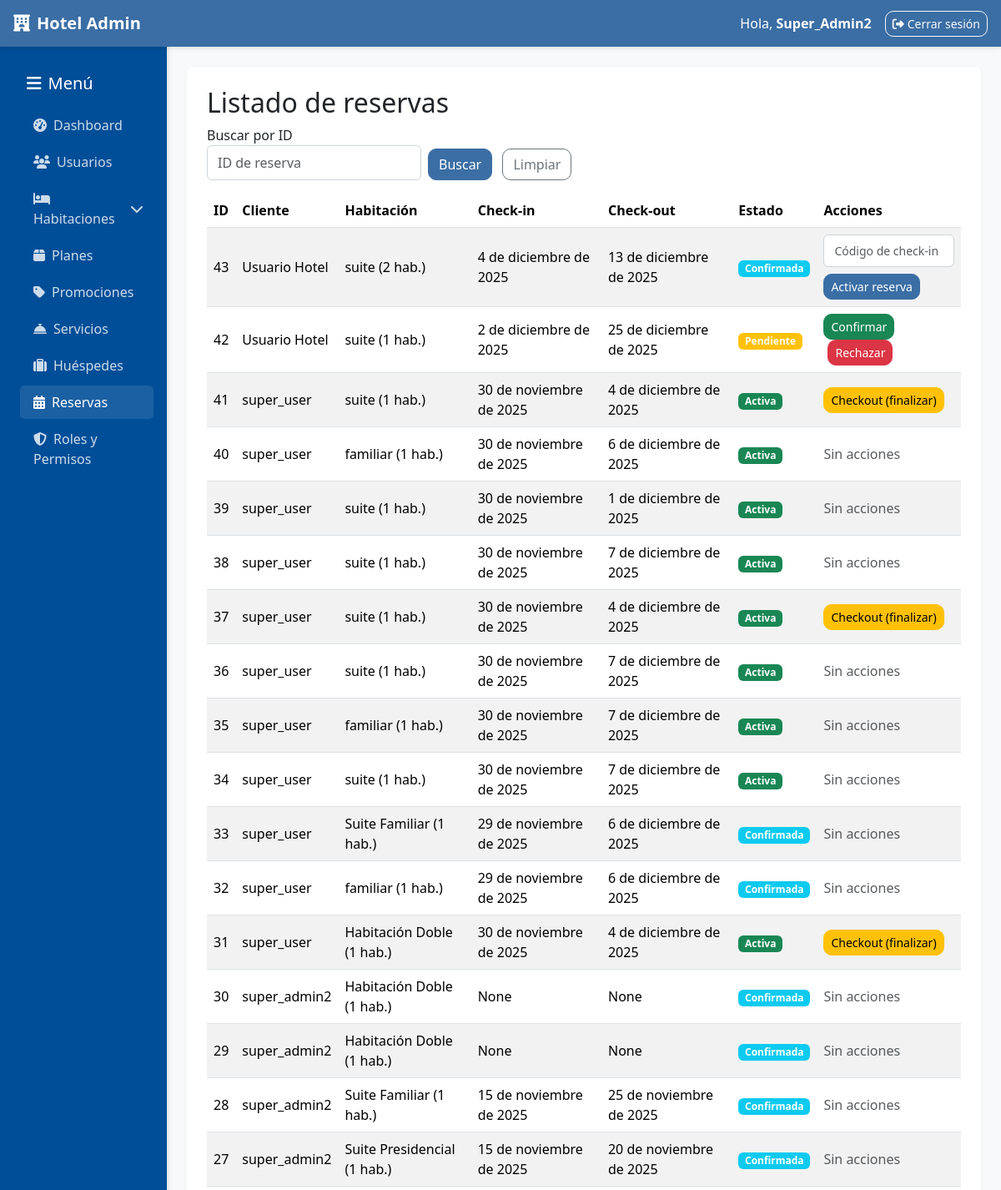
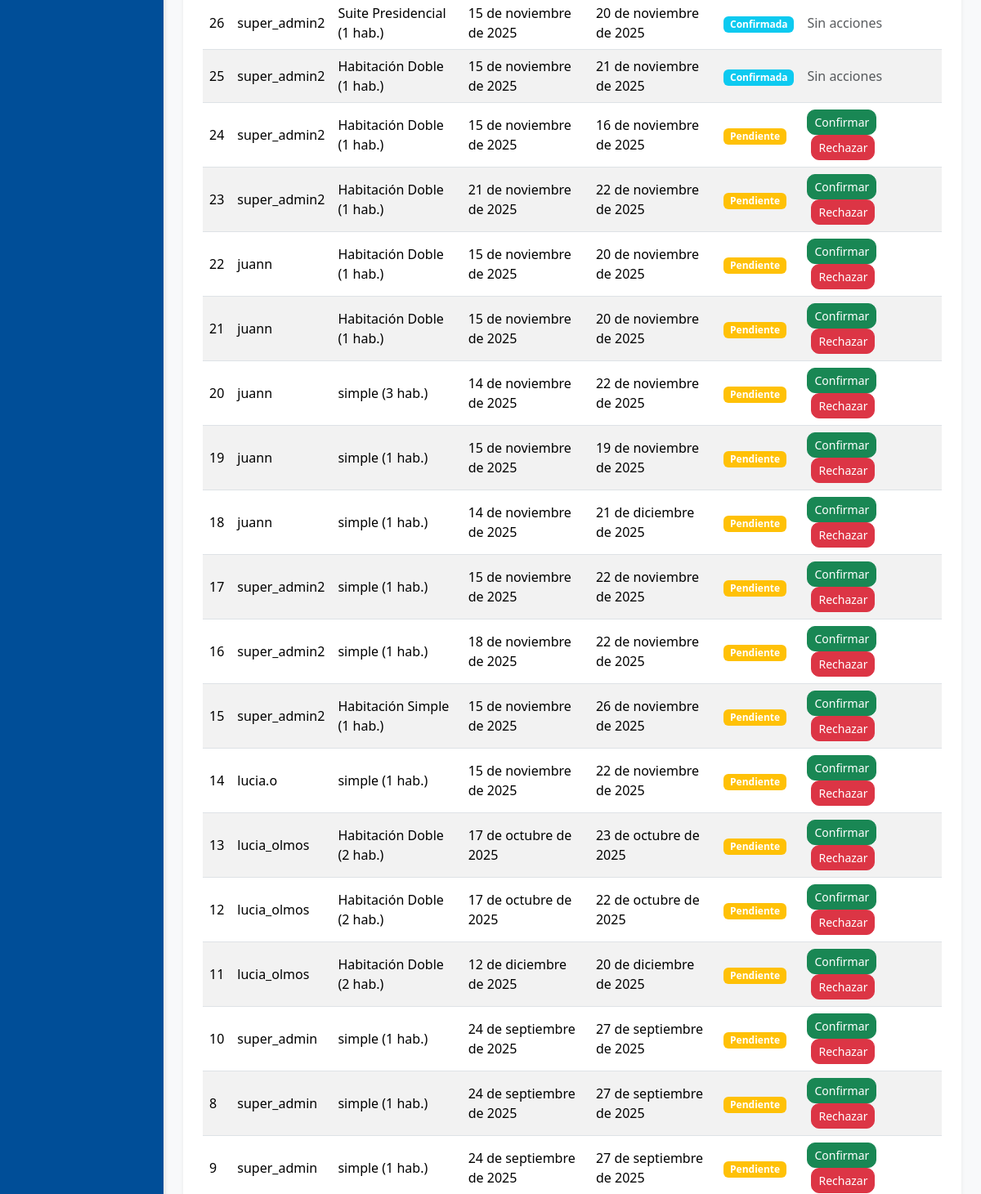
The app's page /administracion/ver-reservas/ (signed in, upper part), older data (2 pictures, top to bottom).
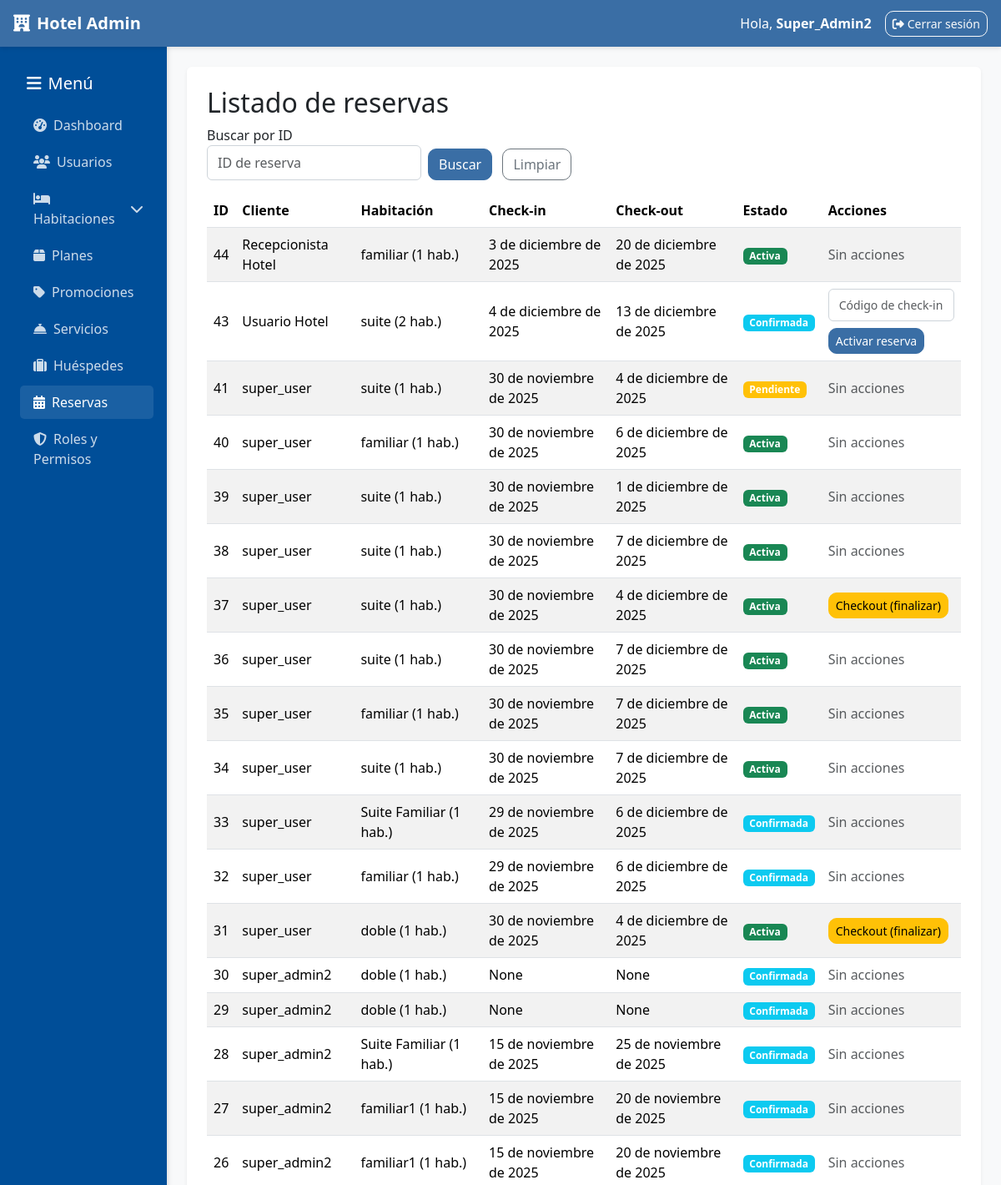
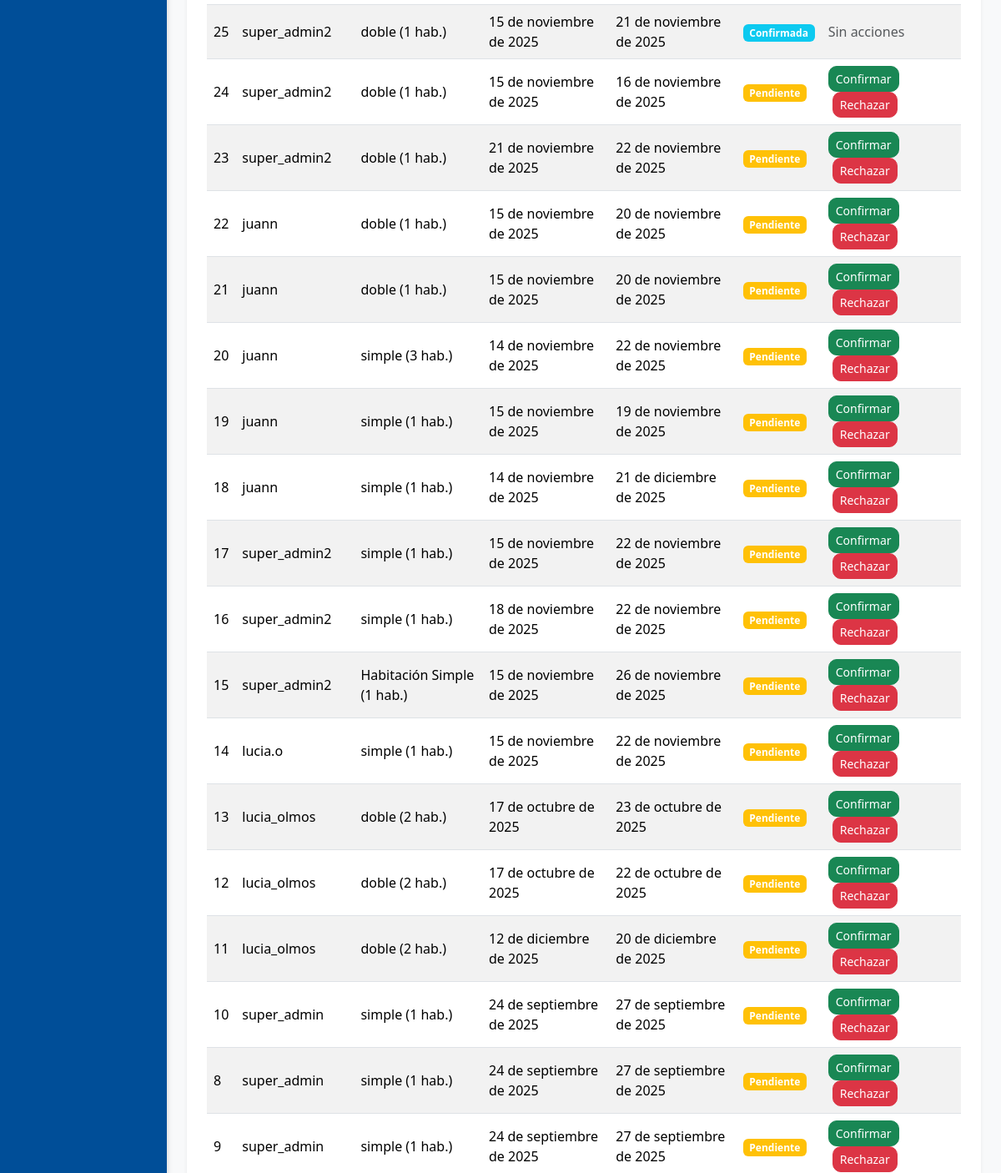
The same page, newer data (2 pictures, top to bottom).
### reservas/models.py (models this page shows, shortened)
class Reserva(models.Model):
    ESTADOS_RESERVA = [
        ('pendiente', 'Pendiente'),
        ('confirmada', 'Confirmada'),
        ('activa', 'Activa'),
        ('completada', 'Completada'),
        ('cancelada', 'Cancelada'),
    ]
    METODOS_PAGO = [
        ('efectivo', 'Efectivo'),
        ('debito', 'Débito'),
        ('credito', 'Crédito'),
        ('mercadopago', 'MercadoPago'),
        ('paypal', 'PayPal'),
        ('crypto', 'Criptomonedas'),
        ('transferencia', 'Transferencia Bancaria'),
    ]
    usuario = models.ForeignKey(User, on_delete=models.CASCADE)
    tipo_habitacion = models.ForeignKey(TipoHabitacion, on_delete=models.CASCADE, related_name='reservas')
    habitacion_asignada = models.ForeignKey(Habitacion, on_delete=models.SET_NULL, null=True, blank=True,
                                          help_text="Habitación específica asignada al hacer check-in")
    cantidad_habitaciones = models.PositiveIntegerField(default=1, help_text="Cantidad de habitaciones reservadas")
    servicios = models.ManyToManyField(Servicio, blank=True)
    plan = models.ForeignKey(Plan, on_delete=models.SET_NULL, null=True, blank=True)
    promocion = models.ForeignKey(Promocion, on_delete=models.SET_NULL, null=True, blank=True)
    fecha_reserva = models.DateTimeField(auto_now_add=True)
    estado = models.CharField(max_length=20, choices=ESTADOS_RESERVA, default='pendiente')
    metodo_pago = models.CharField(max_length=20, choices=METODOS_PAGO, blank=True, null=True)
    token = models.CharField(max_length=64, default=uuid.uuid4, editable=False, unique=True)
    codigo_checkin = models.CharField(max_length=10, null=True, blank=True, help_text="Código de seguridad para realizar el check-in")
    monto = models.DecimalField(max_digits=10, decimal_places=2, default=0)
    check_in = models.DateField(null=True, blank=True)
    check_out = models.DateField(null=True, blank=True)
    cantidad_huespedes = models.PositiveIntegerField(default=1)
    class Meta:
        ordering = ['-fecha_reserva']
        verbose_name = "Reserva"
        verbose_name_plural = "Reservas"

### habitaciones/models.py (models this page shows, shortened)
class TipoHabitacion(models.Model):
    nombre = models.CharField(max_length=100, unique=True)
    precio = models.DecimalField(max_digits=10, decimal_places=2)
    capacidad = models.PositiveIntegerField(default=1)
    stock_total = models.PositiveIntegerField(default=0, help_text="Cantidad total de habitaciones de este tipo")
    stock_disponible = models.PositiveIntegerField(default=0, help_text="Cantidad disponible para reservar")
    descripcion = models.TextField(blank=True, null=True)
    imagen = models.ImageField(upload_to='tipos_habitaciones/', blank=True, null=True)
    activo = models.BooleanField(default=True)
    class Meta:
        verbose_name = "Tipo de Habitación"
        verbose_name_plural = "Tipos de Habitaciones"

### administracion/views.py (the view)
# urls.py: path('ver-reservas/', views.ver_reservas, name='ver_reservas'),
@requiere_staff_y_permiso('reservas', 'ver')
def ver_reservas(request):
    reservas_qs = Reserva.objects.select_related('usuario', 'tipo_habitacion', 'habitacion_asignada', 'plan', 'promocion') \
                                 .prefetch_related('servicios') \
                                 .order_by('-fecha_reserva')
    query_id = (request.GET.get('id') or request.GET.get('q') or '').strip()
    if query_id:
        try:
            id_num = int(query_id)
            reservas_qs = reservas_qs.filter(id=id_num)
        except ValueError:
            messages.error(request, 'El ID debe ser un número entero.')
    hoy = timezone.now().date()
    return render(request, 'administracion/ver_reservas.html', {
        'reservas': reservas_qs,
        'hoy': hoy,
        'query_id': query_id,
    })

### administracion/permissions.py (called while the page is built, shortened)
def usuario_tiene_permiso(usuario, modulo, accion):
    if not usuario.is_authenticated:
        return False
    if usuario.is_superuser:
        return True
    if modulo == 'dashboard' and accion == 'ver' and usuario.is_staff:
        return True
    roles_usuario = UsuarioRol.objects.filter(
        usuario=usuario,
        activo=True,
        rol__activo=True
    ).select_related('rol')
    if not roles_usuario.exists():
        return False
    for usuario_rol in roles_usuario:
        rol = usuario_rol.rol
        if rol.nombre == 'super_admin':
            return True
    return False

def obtener_roles_usuario(usuario):
    if not usuario.is_authenticated:
        return []
    return UsuarioRol.objects.filter(
        usuario=usuario,
        activo=True,
        rol__activo=True
    ).select_related('rol')

def es_super_admin(usuario):
    if not usuario.is_authenticated:
        return False
    if usuario.is_superuser:
        return True
    return UsuarioRol.objects.filter(
        usuario=usuario,
        rol__nombre='super_admin',
        activo=True,
        rol__activo=True
    ).exists()

### administracion/templates/administracion/ver_reservas.html (shortened to what this page needs)
{% extends 'administracion/base_admin.html' %}
{% block content %}
<h2>Listado de reservas</h2>
<form method="get" action="{% url 'administracion:ver_reservas' %}" class="row g-2 align-items-end mb-3">
  <div class="col-auto">
    <label for="id-buscar" class="form-label mb-0">Buscar por ID</label>
    <input type="number" min="1" class="form-control" id="id-buscar" name="id" placeholder="ID de reserva" value="{{ query_id }}">
  </div>
  <div class="col-auto">
    <button type="submit" class="btn btn-primary">Buscar</button>
    <a href="{% url 'administracion:ver_reservas' %}" class="btn btn-outline-secondary ms-2">Limpiar</a>
  </div>
</form>
<table class="table table-striped">
  <thead>
    <tr>
      <th>ID</th>
      <th>Cliente</th>
      <th>Habitación</th>
      <th>Check-in</th>
      <th>Check-out</th>
      <th>Estado</th>
      <th>Acciones</th>
    </tr>
  </thead>
  <tbody>
    {% for reserva in reservas %}
      <tr>
        <td>{{ reserva.id }}</td>
        <td>{{ reserva.usuario.get_full_name|default:reserva.usuario.username }}</td>
        <td>{{ reserva.tipo_habitacion.nombre }} ({{ reserva.cantidad_habitaciones }} hab.)</td>
        <td>{{ reserva.check_in }}</td>
        <td>{{ reserva.check_out }}</td>
        <td>
          {% if reserva.estado == 'activa' %}
            <span class="badge bg-success">Activa</span>
          {% elif reserva.estado == 'confirmada' %}
            <span class="badge bg-info">Confirmada</span>
          {% elif reserva.estado == 'cancelada' %}
            <span class="badge bg-danger">Cancelada</span>
          {% else %}
            <span class="badge bg-warning">Pendiente</span>
          {% endif %}
        </td>
        <td>
          {% if reserva.estado == 'pendiente' %}
            <form method="post" action="{% url 'administracion:confirmar_reserva_admin' reserva.id %}" style="display:inline;">
              <button class="btn btn-sm btn-success" type="submit">Confirmar</button>
            </form>
            <form method="post" action="{% url 'administracion:rechazar_reserva_admin' reserva.id %}" style="display:inline; margin-left:5px;">
              <button class="btn btn-sm btn-danger" type="submit"
                      onclick="return confirm('¿Seguro que querés rechazar la reserva?')">
                Rechazar
              </button>
            </form>
          {% elif reserva.estado == 'confirmada' and reserva.check_in == hoy %}
            <form method="post" action="{% url 'administracion:activar_reserva' reserva.id %}" style="display:inline;">
              <input type="text" name="codigo_checkin" placeholder="Código de check-in" class="form-control form-control-sm mb-2" required>
              <button class="btn btn-sm btn-primary" type="submit">Activar reserva</button>
            </form>
          {% elif reserva.estado == 'activa' and reserva.check_out == hoy %}
            <form method="post" action="{% url 'administracion:finalizar_reserva_admin' reserva.id %}" style="display:inline;">
              <button class="btn btn-sm btn-warning" type="submit">Checkout (finalizar)</button>
            </form>
          {% else %}
            <span class="text-muted">Sin acciones</span>
          {% endif %}
        </td>
      </tr>
    {% empty %}
      <tr>
        <td colspan="7">No hay reservas</td>
      </tr>
    {% endfor %}
  </tbody>
</table>
{% endblock %}

Row changes from the older to the newer data that the page shows:
removed Reserva: id "42", usuario.get_full_name "Usuario Hotel", tipo_habitacion.nombre "suite", cantidad_habitaciones "1", check_in "2 de diciembre de 2025", check_out "25 de diciembre de 2025", estado "Pendiente"
added Reserva: id "44", usuario.get_full_name "Recepcionista Hotel", tipo_habitacion.nombre "familiar", cantidad_habitaciones "1", check_in "3 de diciembre de 2025", check_out "20 de diciembre de 2025", estado "Activa"
changed Reserva id 41: estado "Activa Checkout (finalizar)" → "Pendiente Sin acciones"
changed through a linked row, Reserva id 31: tipo_habitacion.nombre "Habitación Doble" → "doble"
changed through a linked row, Reserva id 30: tipo_habitacion.nombre "Habitación Doble" → "doble"
changed through a linked row, Reserva id 29: tipo_habitacion.nombre "Habitación Doble" → "doble"
changed through a linked row, Reserva id 27: tipo_habitacion.nombre "Suite Presidencial" → "familiar1"
changed through a linked row, Reserva id 26: tipo_habitacion.nombre "Suite Presidencial" → "familiar1"
changed through a linked row, Reserva id 25: tipo_habitacion.nombre "Habitación Doble" → "doble"
changed through a linked row, Reserva "16 de noviembre de 2025": tipo_habitacion.nombre "Habitación Doble" → "doble"
changed through a linked row, Reserva id 23: tipo_habitacion.nombre "Habitación Doble" → "doble"
changed through a linked row, Reserva id 22: tipo_habitacion.nombre "Habitación Doble" → "doble"
changed through a linked row, Reserva id 21: tipo_habitacion.nombre "Habitación Doble" → "doble"
changed through a linked row, Reserva "23 de octubre de 2025": tipo_habitacion.nombre "Habitación Doble" → "doble"
changed through a linked row, Reserva "22 de octubre de 2025": tipo_habitacion.nombre "Habitación Doble" → "doble"
changed through a linked row, Reserva "12 de diciembre de 2025": tipo_habitacion.nombre "Habitación Doble" → "doble"
